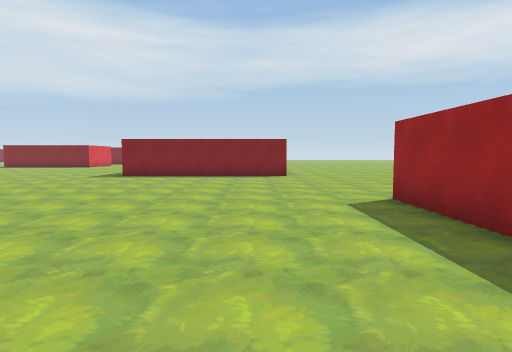
View 1 (above)

24 first-person views from a walk through a scene from a Unity 3-D project. The camera is 1.5 m above the floor, tilts 4° down and sees 80° across. The floor is counted in squares, 2 m on a side. Each view is taken from the middle of a square. On the plan, view 1 faces up. The plan holds only what a view shows up to about 10 squares ahead; the rest is blank. The place goes on beyond the plan. The player is left out.

View 2
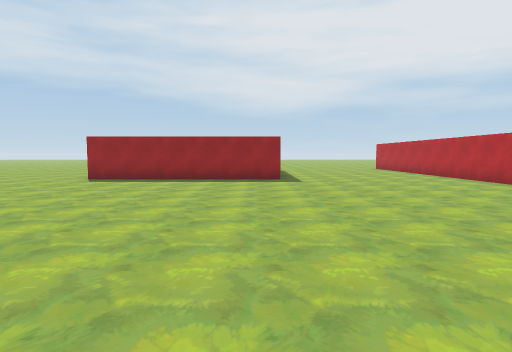

View 3
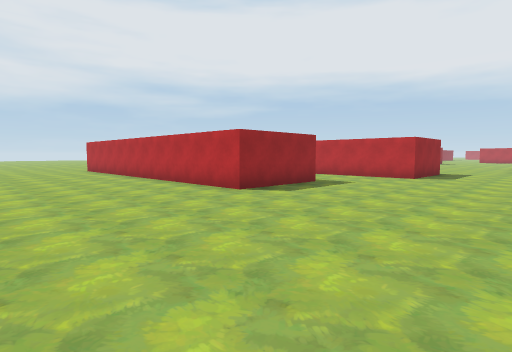

View 4
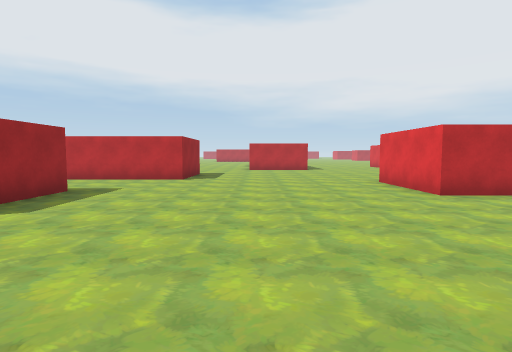

View 5
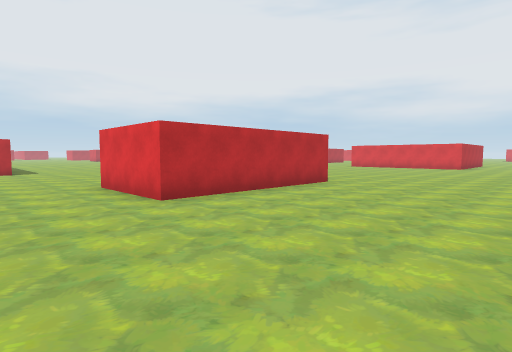

View 6
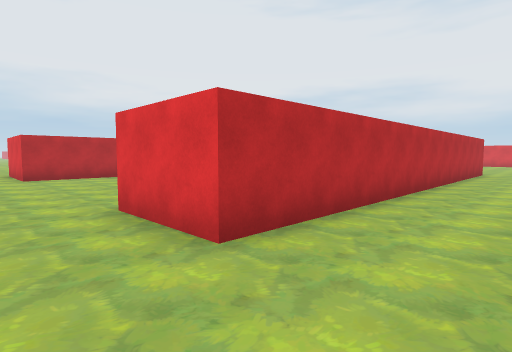

View 7
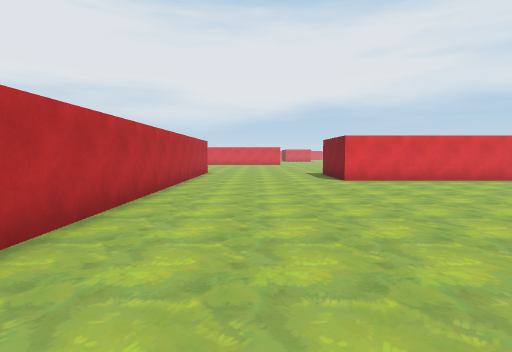

View 8
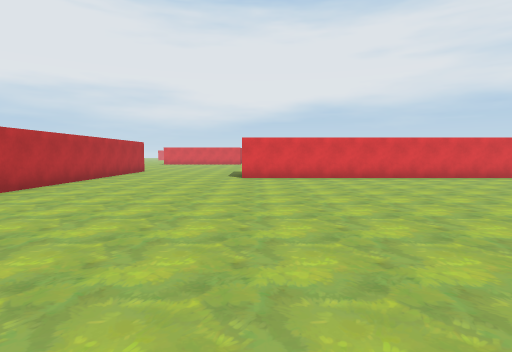

View 9
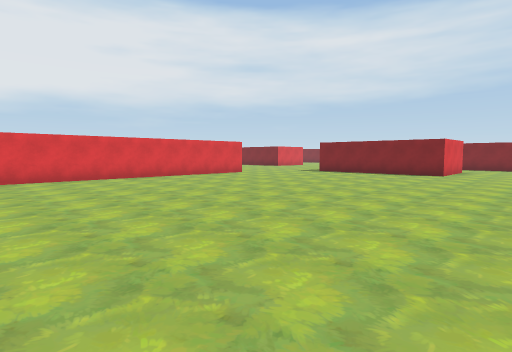

View 10
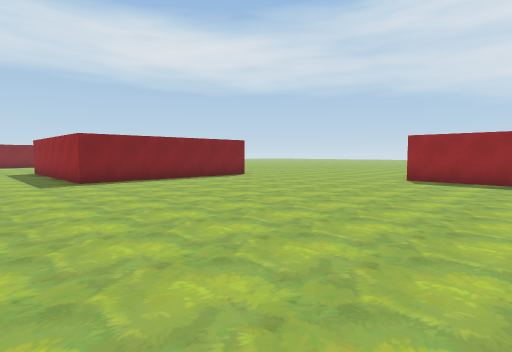

View 11
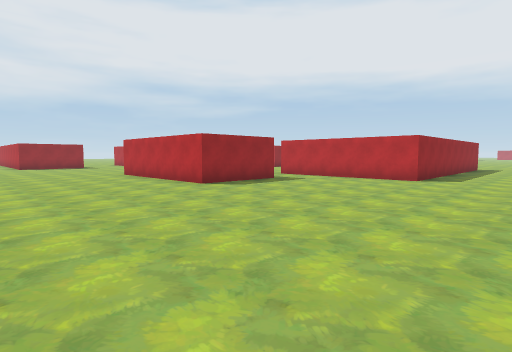

View 12
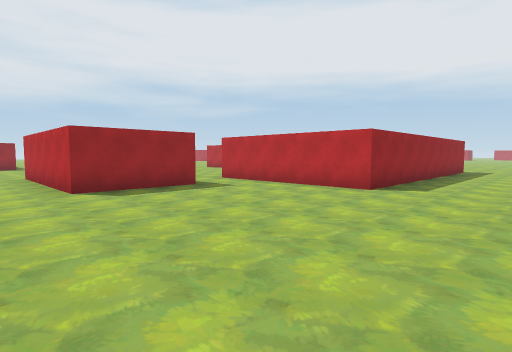

View 13
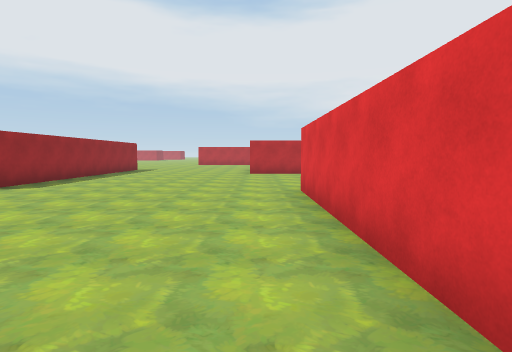

View 14
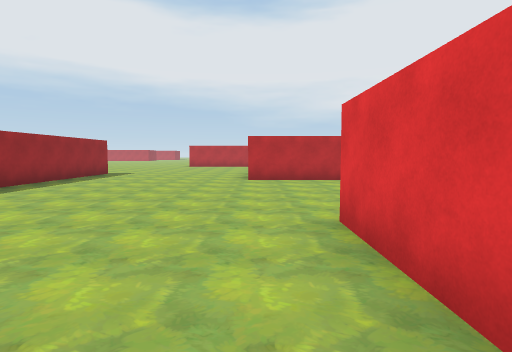

View 15
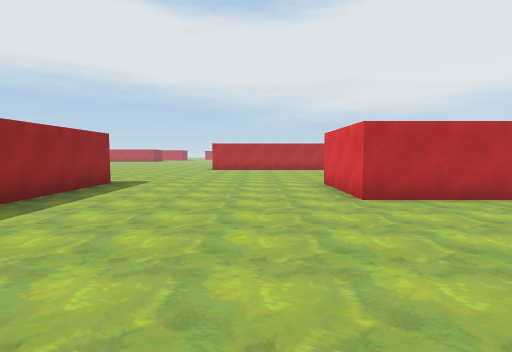

View 16
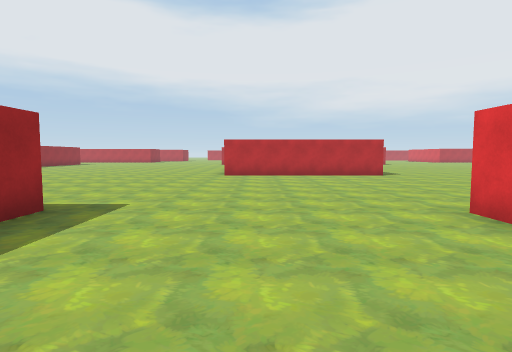

View 17
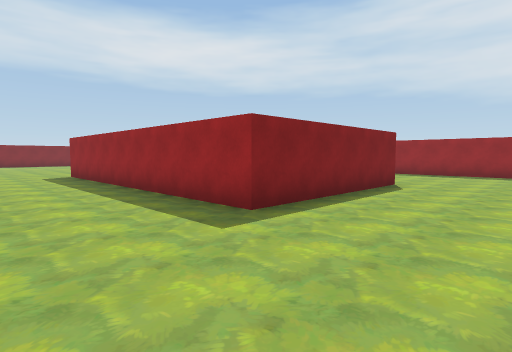

View 18
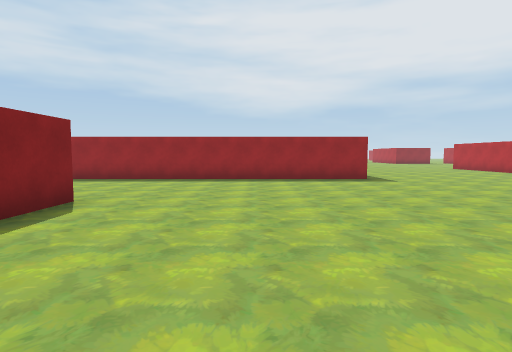

View 19
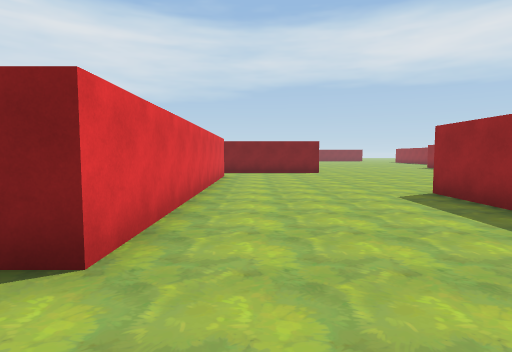

View 20
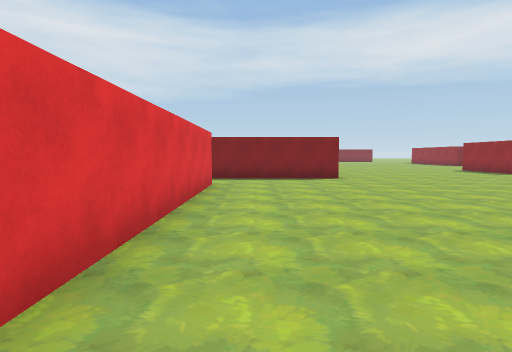

View 21
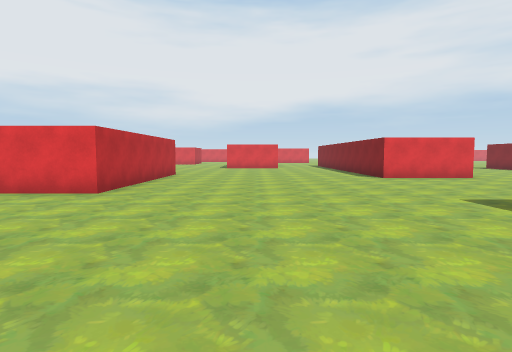

View 22
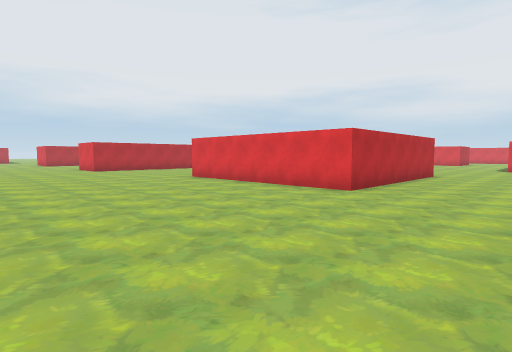

View 23
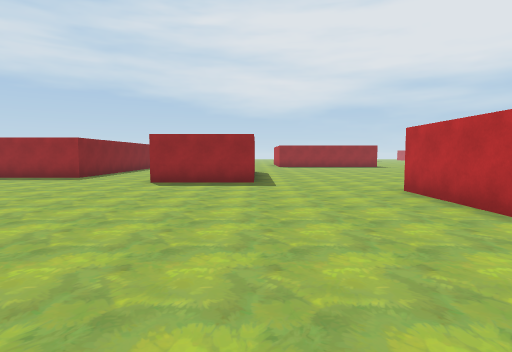

View 24
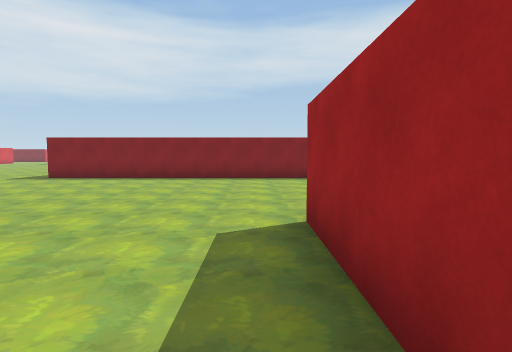

### Floor plan
Points are (right, up) in squares from view 1. A wall is a line through its corners. A room is listed if a view was taken in it or the views show most of it. See-through windows are left out.
Room 1 (views 1, 2, 3, 4, 5, 6, 7, 8, 9, 10, 11, 12, 13, 14, 15, 16, 17, 18, 19, 20, 21, 22, 23, 24)
walls: (-12.2, -2.2) (-20.8, -2.2); (-13.4, -11.5) (-13.4, -8.6) (-8.4, -8.6) (-8.4, -11.4) (-12.4, -11.4); (-12.1, -13.3) (-12.1, -22.1) (-17.1, -22.1) (-17.1, -13.3) (-12.1, -13.3); (-19.2, 0) (-8.6, 0) (-8.6, -2.2); (-1.1, -9.4) (-1.1, -6.4) (3.8, -6.4); (-23.9, -8) (-23.9, -13.5); (-2.8, -15) (-2.8, -12.1) (0.8, -12.1); (2.3, -0.8) (2.3, 5.2); (-24.5, -19) (-22.8, -19) (-22.8, -22); (-16.8, 12.5) (-16.8, 4.6) (-18, 4.6); (-1.5, 10.7) (-4.7, 10.7) (-4.7, 12.5); (-7.6, -28.5) (-7.6, -18.1) (-4.6, -18.1); (-24.1, -29.1) (-18.9, -29.1) (-18.9, -30.5)
ways out: opening at (-3.5, -16.5)

Positions as (right, up) in squares from view 1, and headings:
1: (0, 0), facing up
2: (-7, 0), facing right
3: (-6, -2), facing down-right
4: (-5, -3), facing down
5: (-6, -4), facing down-left
6: (-7, 2), facing down-left
7: (-8, 2), facing left
8: (-7, 5), facing left
9: (-7, 6), facing up-left
10: (-7, 2), facing up-right
11: (-20, -4), facing down-right
12: (-20, -7), facing down-right
13: (-23, -7), facing down
14: (-23, -10), facing down
15: (-21, -14), facing down
16: (-20, -18), facing down
17: (-20, -25), facing up-right
18: (-17, -25), facing right
19: (-11, -24), facing up
20: (-11, -21), facing up
21: (-13, -26), facing left
22: (-13, -26), facing down-left
23: (-11, -15), facing right
24: (-14, -12), facing up
